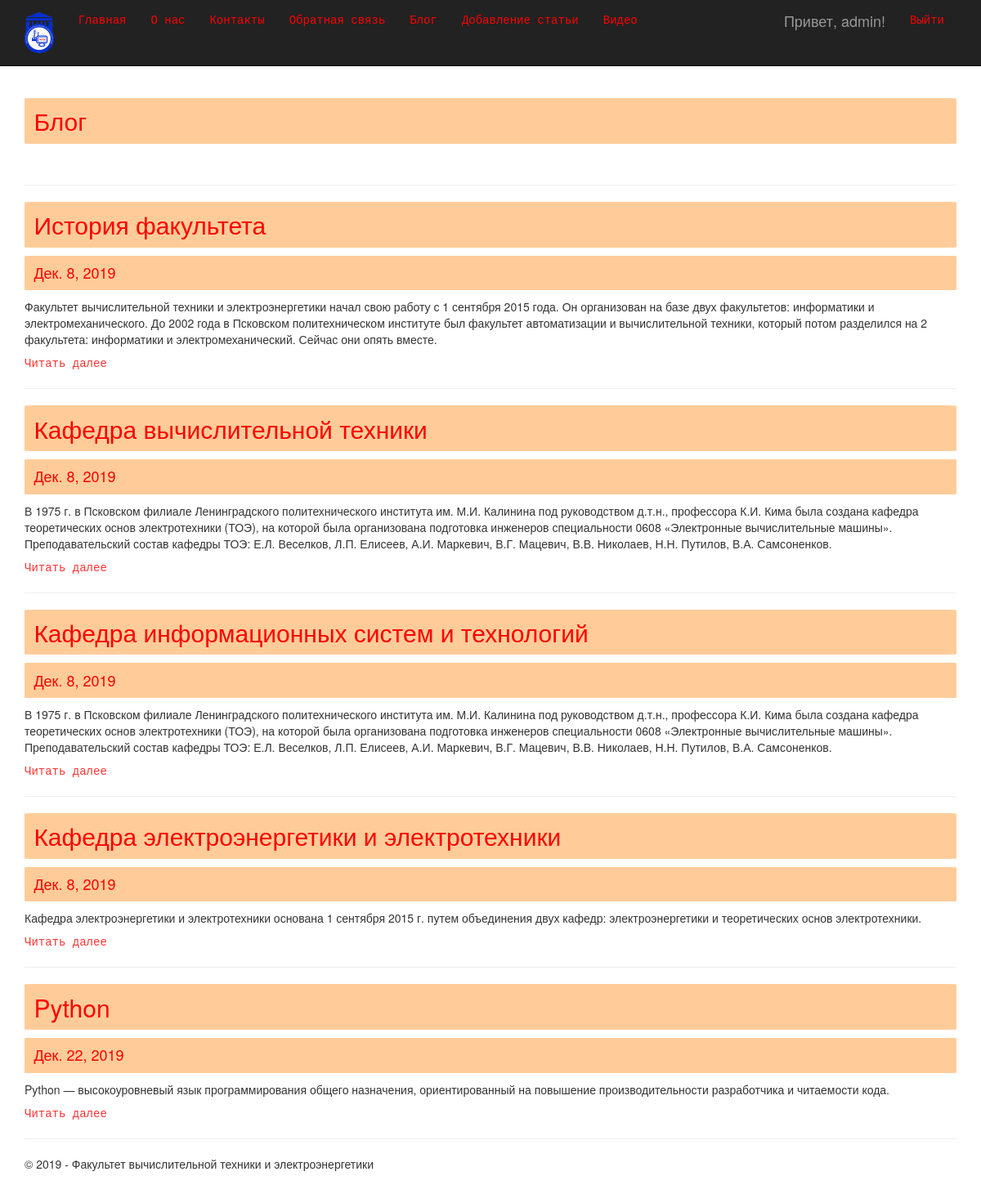
/blog (signed in), run on the app's committed database.
### app/models.py (models this page shows, shortened)
class Blog(models.Model):
    author = models.ForeignKey(User, null=True, blank=True, on_delete=models.SET_NULL, verbose_name='Автор')
    title = models.CharField(max_length=100, unique_for_date='posted', verbose_name='Заголовок')
    description = models.TextField(verbose_name='Краткое содержание')
    content = models.TextField(verbose_name='Полное содержание')
    posted = models.DateField(default=datetime.now(), db_index=True, verbose_name='Опубликована')
    image = models.FileField(default='temp.jpg', verbose_name='Путь к картинке')
    class Meta:
        db_table = 'Posts'
        ordering = ['posted']
        verbose_name = 'Статья блога'
        verbose_name_plural = 'Статьи блога'

### app/views.py (the view)
# urls.py: url(r'^blog$', app.views.blog, name='blog'),
def blog(request):
    posts = Blog.objects.all()
    assert isinstance(request, HttpRequest)
    return render(
        request,
        'app/blog.html',
        {
            'title': 'Блог',
            'posts': posts,
            'year': datetime.now().year
        }
    )

### app/templates/app/blog.html
﻿{% extends 'app/layout.html' %}
{% block content %}
<h2>{{ title }}</h2><br />
{% for post in posts %}
<hr />
<div class="">
    <h2>{{ post.title }}</h2>
    <h4>{{ post.posted }}</h4>
    <p>{{ post.description }}</p>
    <p><a href="{% url 'blogpost' parametr=post.id %}">Читать далее</a></p>
</div>
{% endfor %}
{% endblock %}

### app/templates/app/loginpartial.html (shortened to what this page needs)
﻿{% if user.is_authenticated %}
<form id="logoutForm" action="/logout" method="post" class="navbar-right">
    <ul class="nav navbar-nav navbar-right">
        <li><span class="navbar-brand">Привет, {{ user.username }}!</span></li>
        <li><a href="javascript:document.getElementById('logoutForm').submit()">Выйти</a></li>
    </ul>
</form>
{% endif %}

### app/static/app/content/site.css (style rules this page uses)
body { padding-top: 80px; padding-bottom: 20px; }

### data on the page
Blog: title "История факультета", posted "Дек. 8, 2019", description "Факультет вычислительной техники и электроэнергетики начал свою работу с 1 сентября 2015 года. Он организован на базе двух факультетов: информатики и электромеханического. До 2002 года в Псковском политехническом институте был факультет автоматизации и вычислительной техники, который потом разделился на 2 факультета: информатики и электромеханический. Сейчас они опять вместе."
Blog: title "Кафедра вычислительной техники", posted "Дек. 8, 2019", description "В 1975 г. в Псковском филиале Ленинградского политехнического института им. М.И. Калинина под руководством д.т.н., профессора К.И. Кима была создана кафедра теоретических основ электротехники (ТОЭ), на которой была организована подготовка инженеров специальности 0608 «Электронные вычислительные машины». Преподавательский состав кафедры ТОЭ: Е.Л. Веселков, Л.П. Елисеев, А.И. Маркевич, В.Г. Мацевич, В.В. Николаев, Н.Н. Путилов, В.А. Самсоненков."
Blog: title "Кафедра информационных систем и технологий", posted "Дек. 8, 2019", description "В 1975 г. в Псковском филиале Ленинградского политехнического института им. М.И. Калинина под руководством д.т.н., профессора К.И. Кима была создана кафедра теоретических основ электротехники (ТОЭ), на которой была организована подготовка инженеров специальности 0608 «Электронные вычислительные машины». Преподавательский состав кафедры ТОЭ: Е.Л. Веселков, Л.П. Елисеев, А.И. Маркевич, В.Г. Мацевич, В.В. Николаев, Н.Н. Путилов, В.А. Самсоненков."
Blog: title "Кафедра электроэнергетики и электротехники", posted "Дек. 8, 2019", description "Кафедра электроэнергетики и электротехники основана 1 сентября 2015 г. путем объединения двух кафедр: электроэнергетики и теоретических основ электротехники."
Blog: title "Python", posted "Дек. 22, 2019", description "Python — высокоуровневый язык программирования общего назначения, ориентированный на повышение производительности разработчика и читаемости кода."

### other printed values
{{ user.username }} "admin"
{{ title }} "Блог"
